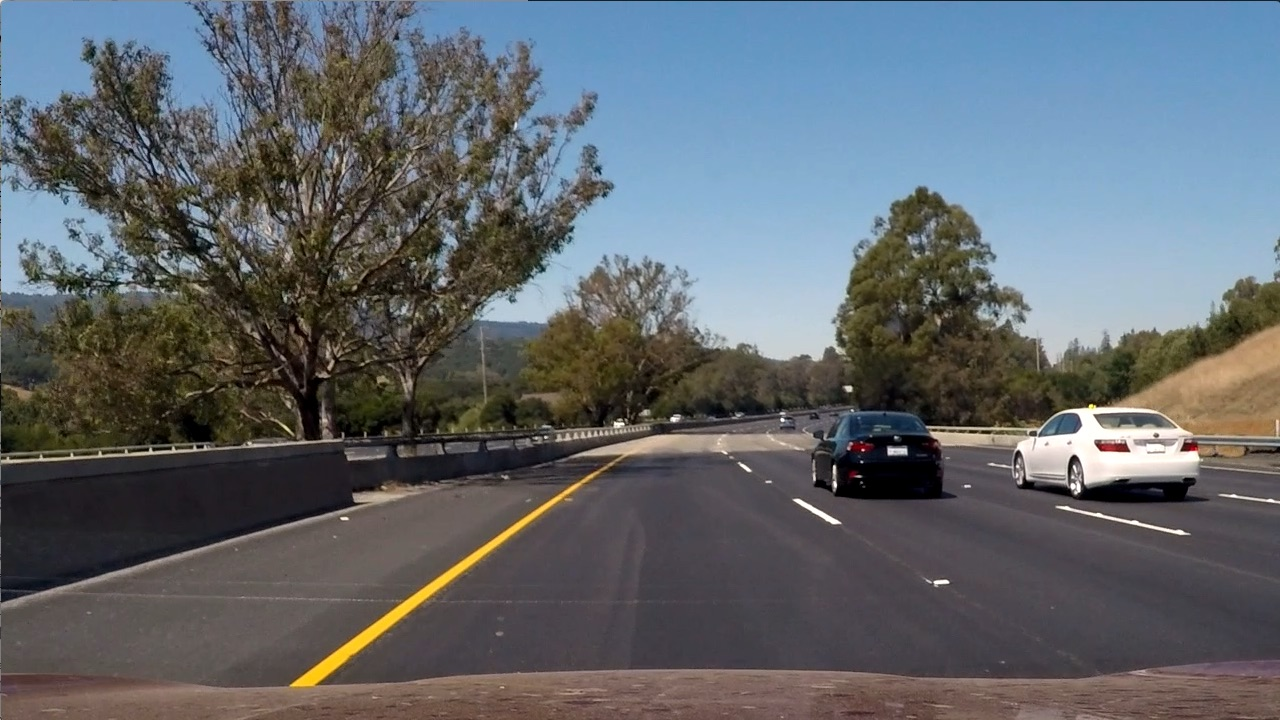
#> input picture test_images/test6.jpg, 1280 x 720 px
$ jupyter execute --allow-errors test_methods.ipynb   (older library calls are emulated)
#> lines starting #> are read from the running program, lines starting #| are printed output that depends on the picture
### methods.py

# coding: utf-8

# In[3]:

import cv2
import numpy as np
import matplotlib.pyplot as plt
from mpl_toolkits.mplot3d import Axes3D
import matplotlib.image as mpimg
import glob
import time
from sklearn.svm import LinearSVC
from sklearn.preprocessing import StandardScaler
from skimage.feature import hog
# NOTE: the next import is only valid for scikit-learn version <= 0.17
# for scikit-learn >= 0.18 use:
# from sklearn.model_selection import train_test_split
#from sklearn.cross_validation import train_test_split
from sklearn.model_selection import train_test_split


# In[2]:

def plot3d(pixels, colors_rgb,
        axis_labels=list("RGB"), axis_limits=[(0, 255), (0, 255), (0, 255)]):
    """Plot pixels in 3D."""

    # Create figure and 3D axes
    fig = plt.figure(figsize=(8, 8))
    ax = Axes3D(fig)

    # Set axis limits
    ax.set_xlim(*axis_limits[0])
    ax.set_ylim(*axis_limits[1])
    ax.set_zlim(*axis_limits[2])

    # Set axis labels and sizes
    ax.tick_params(axis='both', which='major', labelsize=14, pad=8)
    ax.set_xlabel(axis_labels[0], fontsize=16, labelpad=16)
    ax.set_ylabel(axis_labels[1], fontsize=16, labelpad=16)
    ax.set_zlabel(axis_labels[2], fontsize=16, labelpad=16)

    # Plot pixel values with colors given in colors_rgb
    ax.scatter(
        pixels[:, :, 0].ravel(),
        pixels[:, :, 1].ravel(),
        pixels[:, :, 2].ravel(),
        c=colors_rgb.reshape((-1, 3)), edgecolors='none')

    return ax  # return Axes3D object for further manipulation


# In[3]:

# Define a function to compute binned color features
def bin_spatial(img, size=(32, 32)):
    # Use cv2.resize().ravel() to create the feature vector
    features = cv2.resize(img, size).ravel()
    # Return the feature vector
    return features


# In[4]:

# Define a function to compute color histogram features
def color_hist(img, nbins=32, bins_range=(0, 256)):
    # Compute the histogram of the color channels separately
    channel1_hist = np.histogram(img[:,:,0], bins=nbins, range=bins_range)
    channel2_hist = np.histogram(img[:,:,1], bins=nbins, range=bins_range)
    channel3_hist = np.histogram(img[:,:,2], bins=nbins, range=bins_range)
    # Concatenate the histograms into a single feature vector
    hist_features = np.concatenate((channel1_hist[0], channel2_hist[0], channel3_hist[0]))
    # Return the individual histograms, bin_centers and feature vector
    return hist_features


# In[5]:

# Define a function to return HOG features and visualization
def get_hog_features(img, orient, pix_per_cell, cell_per_block,
                        vis=False, feature_vec=True):
    # Call with two outputs if vis==True
    if vis == True:
        features, hog_image = hog(img, orientations=orient, pixels_per_cell=(pix_per_cell, pix_per_cell),
                                  cells_per_block=(cell_per_block, cell_per_block), transform_sqrt=True,
                                  visualise=vis, feature_vector=feature_vec)
        return features, hog_image
    # Otherwise call with one output
    else:
        features = hog(img, orientations=orient, pixels_per_cell=(pix_per_cell, pix_per_cell),
                       cells_per_block=(cell_per_block, cell_per_block), transform_sqrt=True,
                       visualise=vis, feature_vector=feature_vec)
        return features


# In[1]:

# Define a function to extract features from a list of images
# Have this function call bin_spatial() and color_hist()
# this function combines color, histogram and hog features extraction
def extract_features(imgs, cspace='RGB', spatial_size=(32, 32),
                        hist_bins=32, hist_range=(0, 256), orient=9,
                        pix_per_cell=8, cell_per_block=2, hog_channel=0):
    # Create a list to append feature vectors to
    features = []
    # Iterate through the list of images
    for file in imgs:
        # Read in each one by one
        image = mpimg.imread(file)
#         image = cv2.imread(file) # reads a file into bgr values 0-255

        # apply color conversion if other than 'RGB'
        if cspace != 'RGB':
            if cspace == 'HSV':
                feature_image = cv2.cvtColor(image, cv2.COLOR_BGR2HSV)
            elif cspace == 'LUV':
                feature_image = cv2.cvtColor(image, cv2.COLOR_BGR2LUV)
            elif cspace == 'HLS':
                feature_image = cv2.cvtColor(image, cv2.COLOR_BGR2HLS)
            elif cspace == 'YUV':
                feature_image = cv2.cvtColor(image, cv2.COLOR_BGR2YUV)
        else:
#             image = cv2.cvtColor(image, cv2.COLOR_BGR2RGB) # convert to rgb
            feature_image = np.copy(image)
        # Apply bin_spatial() to get spatial color features
        spatial_features = bin_spatial(feature_image, size=spatial_size)
        # Apply color_hist() also with a color space option now
        hist_features = color_hist(feature_image, nbins=hist_bins, bins_range=hist_range)
        # Call get_hog_features() with vis=False, feature_vec=True
        hog_features = get_hog_features(feature_image[:,:,hog_channel], orient,
                        pix_per_cell, cell_per_block, vis=False, feature_vec=True)
        # Append the new feature vector to the features list
        features.append(np.concatenate((spatial_features, hist_features, hog_features)))

    # Return list of feature vectors
    return features


# In[3]:

# Define a function that takes an image,
# start and stop positions in both x and y,
# window size (x and y dimensions),
# and overlap fraction (for both x and y)
# [39 lines left out: function slide_window, not called in this run]


# In[ ]:

### test_methods.ipynb
[cell 1]
# import functions
import numpy as np
import cv2
import matplotlib.pyplot as plt
import matplotlib.image as mpimg
from sklearn.preprocessing import StandardScaler
import glob
from skimage.feature import hog

from methods import plot3d
from methods import extract_features

[cell 2]
# test plot3d method

# Read a color image
img = mpimg.imread("test_images/test6.jpg")
#> img is the input picture: shape (720, 1280, 3); mean R, G, B 97, 102.6, 107.9

# Select a small fraction of pixels to plot by subsampling it
scale = max(img.shape[0], img.shape[1], 64) / 64  # at most 64 rows and columns
#> scale = 20
img_small = cv2.resize(img, (np.int(img.shape[1] / scale), np.int(img.shape[0] / scale)), interpolation=cv2.INTER_NEAREST)
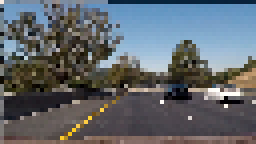
#> img_small: shape (36, 64, 3) (shown 4 times larger); mean R, G, B 96.3, 102.1, 107.6

# Convert subsampled image to desired color space(s)
# img_small_RGB = cv2.cvtColor(img_small, cv2.COLOR_BGR2RGB)
img_small_RGB = img_small
img_small_rgb = img_small_RGB / 255.  # scaled to [0, 1], only for plotting

# Plot and show
plot3d(img_small_RGB, img_small_rgb)
plt.show()

img_small_HSV = cv2.cvtColor(img_small_RGB, cv2.COLOR_RGB2HSV)
#> img_small_HSV: shape (36, 64, 3); mean H, S, V 77.7, 69, 117.7
plot3d(img_small_HSV, img_small_rgb, axis_labels=list("HSV"))
plt.show()

[cell 3]
# [8 lines of commented-out code are left out]

images = glob.glob('other_test_images/*.png')
cars = []
notcars = []

for image in images:
    if 'car' in image:
        cars.append(image)
    else:
        notcars.append(image)

car_features = extract_features(cars, cspace='HSV', spatial_size=(32, 32),
                        hist_bins=32, hist_range=(0, 256))
notcar_features = extract_features(notcars, cspace='HSV', spatial_size=(32, 32),
                        hist_bins=32, hist_range=(0, 256))
#> call 2 of extract_features, with cspace = 'HSV', spatial_size = (32, 32), hist_bins = 32, hist_range = (0, 256), orient = 9, pix_per_cell = 8, cell_per_block = 2, hog_channel = 0
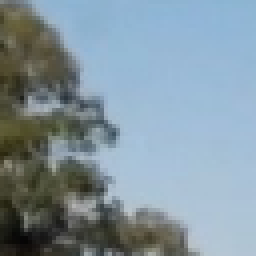
#> input picture other_test_images/2.png, 64 x 64 px (shown 4 times larger)
#> in extract_features, image is the input picture: shape (64, 64, 3) float32; mean R, G, B 0.51, 0.58, 0.621
#> in extract_features (call 2), `feature_image = cv2.cvtColor(image, cv2.COLOR_BGR2HSV)`: feature_image: shape (64, 64, 3) float32; mean H, S, V 75.8, 0.2, 0.6
#> in bin_spatial, `features = cv2.resize(img, size).ravel()`: features = 3072 values, max 227.3 at index 2886, min 0 at index 2709, mean 25.55
#> in extract_features (call 2), `spatial_features = bin_spatial(feature_image, size=spatial_size)`: spatial_features has the same summary as features in bin_spatial
#> in color_hist, `hist_features = np.concatenate((channel1_hist[0], channel2_hist[0], ch..`: hist_features = 96 values, max 4096 at index 32, min 0 at index 29, mean 128
#> in get_hog_features, `features = hog(img, orientations=orient, pixels_per_cell=(pix_per_cell..`: features = 1764 values, max 0.552 at index 97, min 0 at index 136, mean 0.12
#> in get_hog_features, `features = hog(img, orientations=orient, pixels_per_cell=(pix_per_cell..`:
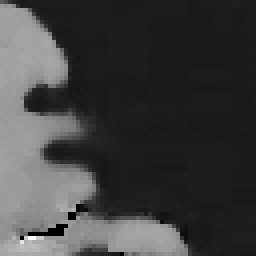
#> img: shape (64, 64) float32 (shown 4 times larger); min 0, max 300, mean 75.8; drawn with min black and max white
#> in extract_features (call 2), `hog_features = get_hog_features(feature_image[:,:,hog_channel], orient..`: hog_features has the same summary as features in get_hog_features
#> pass 2 of the loop in extract_features, `for file in imgs:`:
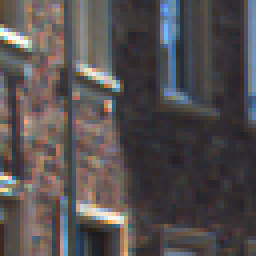
#> input picture other_test_images/3.png, 64 x 64 px (shown 4 times larger)
#> in extract_features, image is the input picture: shape (64, 64, 3) float32; mean R, G, B 0.332, 0.31, 0.313
#> feature_image: shape (64, 64, 3) float32; mean H, S, V 197.7, 0.2, 0.4
#> spatial_features = 3072 values, max 342.6 at index 3018, min 0.0164 at index 415, mean 66.08
#> in extract_features (call 2), `hist_features = color_hist(feature_image, nbins=hist_bins, bins_range=..`: hist_features = 96 values, max 4096 at index 32, min 0 at index 33, mean 115.7
#> in get_hog_features (call 2), `features = hog(img, orientations=orient, pixels_per_cell=(pix_per_cell..`: features = 1764 values, max 0.326 at index 1516, min 0 at index 196, mean 0.138
#> in get_hog_features (call 2), `features = hog(img, orientations=orient, pixels_per_cell=(pix_per_cell..`:
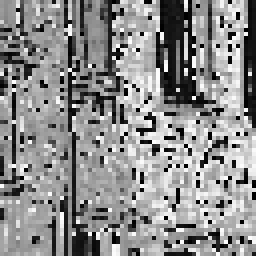
#> img: shape (64, 64) float32 (shown 4 times larger); min 0, max 357.1, mean 197.7; drawn with min black and max white
#> hog_features has the same summary as features in get_hog_features
#> notcar_features = 3 items

if len(car_features) > 0:
    # Create an array stack of feature vectors
    X = np.vstack((car_features, notcar_features)).astype(np.float64)
    # Fit a per-column scaler
    X_scaler = StandardScaler().fit(X)
    # Apply the scaler to X
    scaled_X = X_scaler.transform(X)
    car_ind = np.random.randint(0, len(cars))
    # Plot an example of raw and scaled features
    fig = plt.figure(figsize=(12,4))
    plt.subplot(131)
    plt.imshow(mpimg.imread(cars[car_ind]))
    plt.title('Original Image')
    plt.subplot(132)
    plt.plot(X[car_ind])
    plt.title('Raw Features')
    plt.subplot(133)
    plt.plot(scaled_X[car_ind])
    plt.title('Normalized Features')
    fig.tight_layout()
    plt.show()
else:
    print('Your function only returns empty feature vectors...')

[cell 4]
#you would call the hog() function on a single color channel img like this:
pix_per_cell = 8
cell_per_block = 2
orient = 9

img = cv2.imread('test_img/plot_hog_1.png')
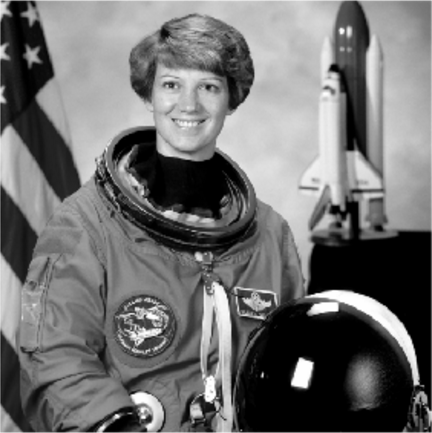
#> input picture test_img/plot_hog_1.png, 432 x 433 px
#> img is the input picture: shape (433, 432, 3); min 0, max 255, mean 111.9
#img = cv2.cvtColor(img, cv2.COLOR_BGR2RGB)
img = cv2.cvtColor(img, cv2.COLOR_BGR2GRAY)
#> img: shape (433, 432)
plt.imshow(img,cmap='gray')
plt.show()
features, hog_image = hog(img, orientations=orient, pixels_per_cell=(pix_per_cell, pix_per_cell), cells_per_block=(cell_per_block, cell_per_block), visualise=True, feature_vector=False)
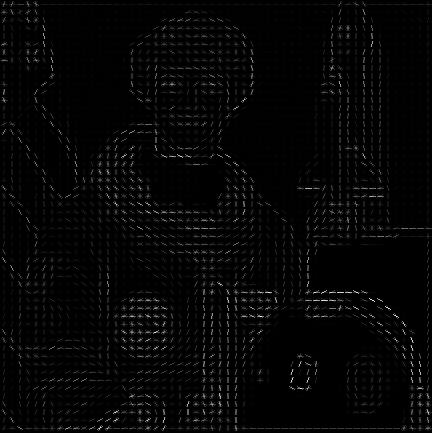
#> hog_image: shape (433, 432) float64; min 0, max 74.97, mean 1.6; drawn with min black and max white
plt.imshow(hog_image,cmap='gray')
plt.show()

[cell 5]
images = glob.glob('other_test_images/*.png')
cars = []
notcars = []

print(images)

# [5 lines of commented-out code are left out]
for image in images:
    if 'car' in image:
        cars.append(image)
    else:
        notcars.append(image)

print('notcars   ',notcars)
print('cars      ',cars)

# Define a function to return HOG features and visualization
def get_hog_features(img, orient, pix_per_cell, cell_per_block,
                        vis=False, feature_vec=True):
    # Call with two outputs if vis==True
    if vis == True:
        features, hog_image = hog(img, orientations=orient, pixels_per_cell=(pix_per_cell, pix_per_cell),
                                  cells_per_block=(cell_per_block, cell_per_block), transform_sqrt=True,
                                  visualise=vis, feature_vector=feature_vec)
        return features, hog_image
    # Otherwise call with one output
    else:
        features = hog(img, orientations=orient, pixels_per_cell=(pix_per_cell, pix_per_cell),
                       cells_per_block=(cell_per_block, cell_per_block), transform_sqrt=True,
                       visualise=vis, feature_vector=feature_vec)
        return features

# Generate a random index to look at a car image
#> (the rest of this cell did not finish here and is left out)
